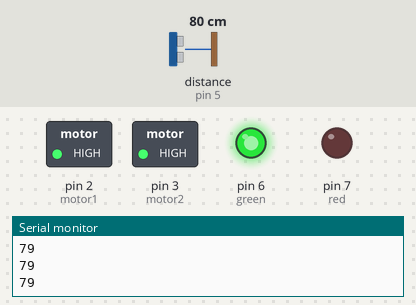
The sketch below on a simulated Arduino Uno, built with avr-gcc and run on an emulated ATmega328P. Parts: switched loads named in the sketch (green lamp = pin HIGH), output pins drawn as LEDs (lit = HIGH), the last lines printed to the serial monitor. Wiring (inferred from the names in the program): ultrasonic range finder: trigger pin 4; echo pin 5. Inputs (shaded band) come from the test bench; at power-on: distance to the obstacle (sensor on pin 5) 80 cm. The echo pulse lasts 58.3 µs per cm; pins used as bus, display or sensor lines are not drawn.

Above: at 1.2 s.
1.3 s: distance to the obstacle (sensor on pin 5) set to 2 cm
At 1.6 s:
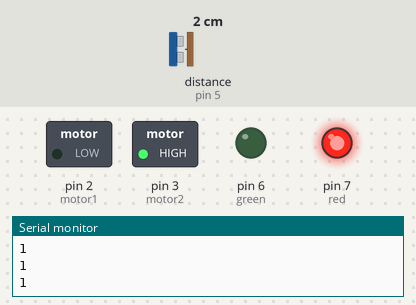
2.8 s: distance to the obstacle (sensor on pin 5) set to 48 cm
4.3 s: distance to the obstacle (sensor on pin 5) set to 53 cm
At 5.3 s:
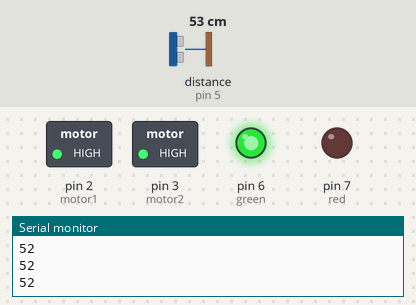
5.8 s: distance to the obstacle (sensor on pin 5) set to 4 cm
At 6.3 s:
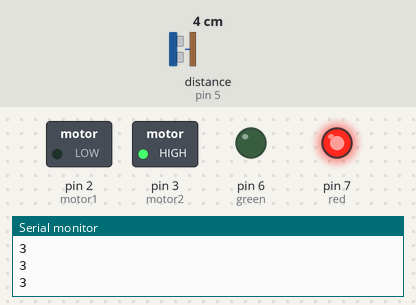
Timing chart, 0 to 8.3 s (numbered marks = the images above; inputs shaded):
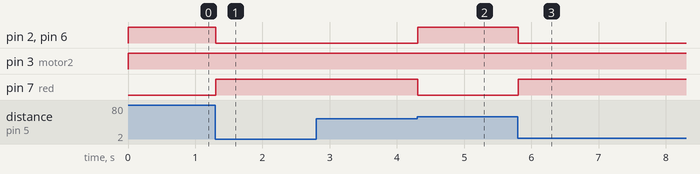

Measured:
- the behaviour switches between 50 and 51 cm on distance to the obstacle (sensor on pin 5) (found by bisection; images 1 and 2)
- after the input at 1.3 s, pin 2 (motor1), pin 6 (green): HIGH → LOW at once; pin 7 (red): LOW → HIGH at once
- after the input at 4.3 s, pin 2 (motor1), pin 6 (green): LOW → HIGH at once; pin 7 (red): HIGH → LOW at once
- after the input at 5.8 s, pin 2 (motor1), pin 6 (green): HIGH → LOW at once; pin 7 (red): LOW → HIGH at once

The sketch:

main.ino
```cpp
const int trig = 4;
const int echo = 5;
const int motor1 = 2;
const int motor2 = 3;
const int green = 6;
const int red = 7;

long distance;
int duration;

void setup()
{
  pinMode(trig, OUTPUT);
  pinMode(echo, INPUT);
  Serial.begin(9600);
  pinMode(motor1, OUTPUT);
  pinMode(motor2, OUTPUT);
  pinMode(red, OUTPUT);
  pinMode(green, OUTPUT);
}

void loop()
{
  digitalWrite(trig, LOW);
  delayMicroseconds(2);

  digitalWrite(trig, HIGH);
  delayMicroseconds(10);
  digitalWrite(trig, LOW);

  duration = pulseIn(echo, HIGH);

  distance = duration * 0.0343 / 2;

  Serial.println(distance);

  if (distance >= 50) {
    digitalWrite(motor1, HIGH);
    digitalWrite(motor2, HIGH);
    digitalWrite(green, HIGH);
    digitalWrite(red, LOW);
  } else {
    digitalWrite(motor2, HIGH);
    digitalWrite(motor1, LOW);
    digitalWrite(red, HIGH);
    digitalWrite(green, LOW);
  }
 }
```
